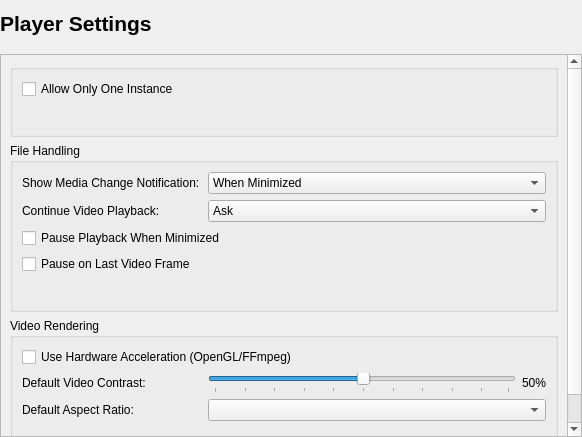
<?xml version="1.0" encoding="UTF-8"?>
<ui version="4.0">
 <class>PlayerSettings</class>
 <widget class="QWidget" name="PlayerSettings">
  <property name="geometry">
   <rect>
    <x>0</x>
    <y>0</y>
    <width>582</width>
    <height>437</height>
   </rect>
  </property>
  <property name="windowTitle">
   <string>PlayerSettings</string>
  </property>
  <layout class="QVBoxLayout" name="verticalLayout">
   <property name="leftMargin">
    <number>0</number>
   </property>
   <property name="rightMargin">
    <number>0</number>
   </property>
   <property name="bottomMargin">
    <number>0</number>
   </property>
   <item>
    <widget class="QLabel" name="label">
     <property name="font">
      <font>
       <pointsize>16</pointsize>
       <bold>true</bold>
      </font>
     </property>
     <property name="text">
      <string>Player Settings</string>
     </property>
    </widget>
   </item>
   <item>
    <spacer name="verticalSpacer">
     <property name="orientation">
      <enum>Qt::Orientation::Vertical</enum>
     </property>
     <property name="sizeType">
      <enum>QSizePolicy::Policy::Fixed</enum>
     </property>
     <property name="sizeHint" stdset="0">
      <size>
       <width>20</width>
       <height>12</height>
      </size>
     </property>
    </spacer>
   </item>
   <item>
    <widget class="QScrollArea" name="scrollArea">
     <property name="widgetResizable">
      <bool>true</bool>
     </property>
     <widget class="QWidget" name="scrollAreaWidgetContents">
      <property name="geometry">
       <rect>
        <x>0</x>
        <y>-62</y>
        <width>566</width>
        <height>434</height>
       </rect>
      </property>
      <layout class="QVBoxLayout" name="verticalLayout_2">
       <item>
        <widget class="QGroupBox" name="groupBox">
         <property name="title">
          <string/>
         </property>
         <layout class="QFormLayout" name="formLayout">
          <item row="0" column="0" colspan="2">
           <widget class="QCheckBox" name="allowOnlyOneInstance">
            <property name="text">
             <string>Allow Only One Instance</string>
            </property>
           </widget>
          </item>
          <item row="1" column="0">
           <spacer name="horizontalSpacer">
            <property name="orientation">
             <enum>Qt::Orientation::Horizontal</enum>
            </property>
            <property name="sizeType">
             <enum>QSizePolicy::Policy::Fixed</enum>
            </property>
            <property name="sizeHint" stdset="0">
             <size>
              <width>180</width>
              <height>20</height>
             </size>
            </property>
           </spacer>
          </item>
         </layout>
        </widget>
       </item>
       <item>
        <widget class="QGroupBox" name="groupBox_2">
         <property name="title">
          <string>File Handling</string>
         </property>
         <layout class="QFormLayout" name="formLayout_2">
          <item row="0" column="0">
           <widget class="QLabel" name="label_2">
            <property name="text">
             <string>Show Media Change Notification:</string>
            </property>
           </widget>
          </item>
          <item row="0" column="1">
           <widget class="ComboBoxIgnoreWheel" name="showMediaChangeNotification">
            <property name="currentIndex">
             <number>1</number>
            </property>
            <item>
             <property name="text">
              <string>Never</string>
             </property>
            </item>
            <item>
             <property name="text">
              <string>When Minimized</string>
             </property>
            </item>
            <item>
             <property name="text">
              <string>Always</string>
             </property>
            </item>
           </widget>
          </item>
          <item row="1" column="0">
           <widget class="QLabel" name="label_3">
            <property name="text">
             <string>Continue Video Playback:</string>
            </property>
           </widget>
          </item>
          <item row="1" column="1">
           <widget class="ComboBoxIgnoreWheel" name="continueVideoPlayback">
            <property name="currentIndex">
             <number>1</number>
            </property>
            <item>
             <property name="text">
              <string>Never</string>
             </property>
            </item>
            <item>
             <property name="text">
              <string>Ask</string>
             </property>
            </item>
            <item>
             <property name="text">
              <string>Always</string>
             </property>
            </item>
           </widget>
          </item>
          <item row="2" column="0" colspan="2">
           <widget class="QCheckBox" name="pausePlaybackWhenMinimized">
            <property name="text">
             <string>Pause Playback When Minimized</string>
            </property>
           </widget>
          </item>
          <item row="3" column="0" colspan="2">
           <widget class="QCheckBox" name="pauseOnLastVideoFrame">
            <property name="text">
             <string>Pause on Last Video Frame</string>
            </property>
           </widget>
          </item>
          <item row="4" column="0">
           <spacer name="horizontalSpacer_2">
            <property name="orientation">
             <enum>Qt::Orientation::Horizontal</enum>
            </property>
            <property name="sizeType">
             <enum>QSizePolicy::Policy::Fixed</enum>
            </property>
            <property name="sizeHint" stdset="0">
             <size>
              <width>180</width>
              <height>20</height>
             </size>
            </property>
           </spacer>
          </item>
         </layout>
        </widget>
       </item>
       <item>
        <widget class="QGroupBox" name="groupBox_3">
         <property name="title">
          <string>Video Rendering</string>
         </property>
         <layout class="QFormLayout" name="formLayout_3">
          <item row="0" column="0" colspan="2">
           <widget class="QCheckBox" name="useHardwareAcceleration">
            <property name="text">
             <string>Use Hardware Acceleration (OpenGL/FFmpeg)</string>
            </property>
           </widget>
          </item>
          <item row="1" column="0">
           <widget class="QLabel" name="label_4">
            <property name="text">
             <string>Default Video Contrast:</string>
            </property>
           </widget>
          </item>
          <item row="1" column="1">
           <layout class="QHBoxLayout" name="horizontalLayout">
            <item>
             <widget class="QSlider" name="defaultVideoContrast">
              <property name="value">
               <number>50</number>
              </property>
              <property name="orientation">
               <enum>Qt::Orientation::Horizontal</enum>
              </property>
              <property name="tickPosition">
               <enum>QSlider::TickPosition::TicksBelow</enum>
              </property>
              <property name="tickInterval">
               <number>10</number>
              </property>
             </widget>
            </item>
            <item>
             <widget class="QLabel" name="defaultVideoContrastPercentageLabel">
              <property name="text">
               <string>50%</string>
              </property>
             </widget>
            </item>
           </layout>
          </item>
          <item row="2" column="0">
           <widget class="QLabel" name="label_6">
            <property name="text">
             <string>Default Aspect Ratio:</string>
            </property>
           </widget>
          </item>
          <item row="2" column="1">
           <widget class="ComboBoxIgnoreWheel" name="defaultAspectRatio"/>
          </item>
          <item row="3" column="0">
           <spacer name="horizontalSpacer_3">
            <property name="orientation">
             <enum>Qt::Orientation::Horizontal</enum>
            </property>
            <property name="sizeType">
             <enum>QSizePolicy::Policy::Fixed</enum>
            </property>
            <property name="sizeHint" stdset="0">
             <size>
              <width>180</width>
              <height>20</height>
             </size>
            </property>
           </spacer>
          </item>
         </layout>
        </widget>
       </item>
      </layout>
     </widget>
    </widget>
   </item>
  </layout>
 </widget>
 <customwidgets>
  <customwidget>
   <class>ComboBoxIgnoreWheel</class>
   <extends>QComboBox</extends>
   <header location="global">ComboBoxIgnoreWheel.h</header>
  </customwidget>
 </customwidgets>
 <resources/>
 <connections/>
</ui>
